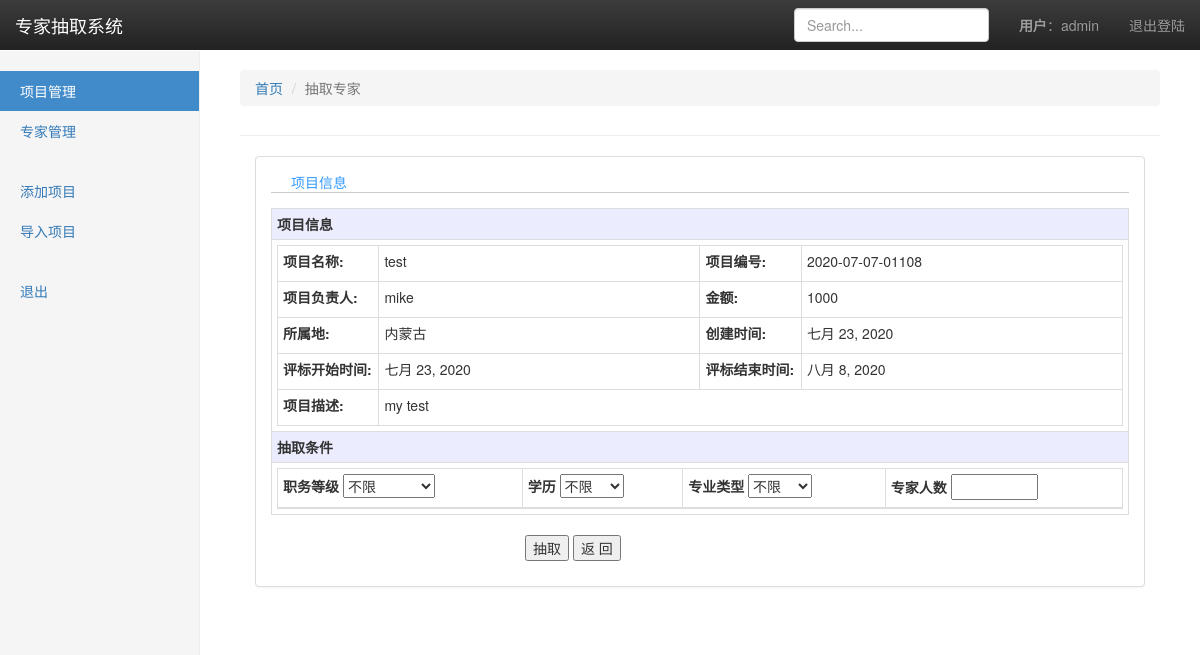
Page /program/selectExperts/45 (signed in) on the committed database.
### program/models.py (models this page shows, shortened)
class Program(models.Model):
    id = models.AutoField(primary_key=True)
    visible = models.BooleanField(default=True)
    seq = models.CharField(max_length=100, null=False, verbose_name="项目编号")
    name = models.CharField(max_length=500, verbose_name="项目名称", null=False)
    desp = models.CharField(max_length=1000, verbose_name="项目描述", null=True)
    responser = models.CharField(max_length=100, verbose_name="项目负责人", null=False)
    location = models.CharField(max_length=100, verbose_name="所属地", null=True)
    money = models.CharField(max_length=100, null=True,verbose_name="招标金额")
    program_date = models.DateField(verbose_name="创建时间")
    start_date = models.DateField(verbose_name="评标开始时间")
    end_date = models.DateField(verbose_name="评标截止时间")
    class Meta:
        verbose_name = '项目'
        verbose_name_plural = verbose_name

### program/views.py (the view, shortened to what this page needs)
# urls.py: path('selectExperts/<int:id>', views.program_select_experts, name='selectExperts'),
@login_required()
def program_select_experts(request, id):
    user = User.objects.get(username=request.user.username)
    if user.username != "admin":
        return HttpResponse("您不是管理员，你没有权限抽取专家")
    program = Program.objects.get(id=id)
    if request.method == 'GET':
        return render(request, 'select_expert_template.html', {"program": program})

### template/select_expert_template.html (shortened to what this page needs)
<!DOCTYPE html>
{%load static%}
<html lang="zh-CN">
<head>
  <link rel="stylesheet" href = "{%static 'css/bootstrap.min.css'%}">
  <link rel="stylesheet" href="{%static 'css/bootstrap-theme.min.css'%}">
</head>
<body>
  <nav class="navbar navbar-inverse navbar-fixed-top">
    <div class="container-fluid">
      <div class="navbar-header">
        <a class="navbar-brand" href="#">专家抽取系统</a>
      </div>
      <div id="navbar" class="navbar-collapse collapse">
        <ul class="nav navbar-nav navbar-right">
          {% if user.is_authenticated %}
          <li class="nav-item dropdown">
            <a><strong>用户</strong>：{{ user.username }}</a>
          </li>
          <li class="nav-item dropdown">
            <a href="/experts/login_out/">退出登陆</a>
          </li>
          {% else %}
          <li class="nav-item">
            <a class="nav-link" href="/experts/login/">登录</a>
          </li>
          {% endif %}
        </ul>
        <form class="navbar-form navbar-right">
          <input type="text" class="form-control" placeholder="Search...">
        </form>
      </div>
    </div>
  </nav>
  <div class="container-fluid">
    <div class="row">
      <div class="col-sm-3 col-md-2 sidebar">
        <ul class="nav nav-sidebar">
          <li class="active"><a href="{% url 'index' %}">项目管理<span class="sr-only">(current)</span></a></li>
          <li><a href="{% url 'list' %}">专家管理</a></li>
        </ul>
        <ul class="nav nav-sidebar">
          <li><a href="{% url 'addProgram' %}">添加项目</a></li>
		  <li><a href="{% url 'importProgram' %}">导入项目</a></li>
        </ul>
		<ul class="nav nav-sidebar">
			<li><a href="{% url 'login' %}">退出</a></li>
        </ul>
      </div>
      <div class="col-sm-9 col-sm-offset-3 col-md-10 col-md-offset-2 main">
        <div class="page-header">
          <ol class="breadcrumb">
            <li><a href="/program/list">首页 </a></li>
            <li class="active">抽取专家</li>
          </ol>
        </div>
        <div class="col-md-12">
          <div class="panel panel-default">
            <div class="panel-body table-responsive">
              <div
                style="border-bottom:1px solid #ccc; margin-bottom:15px; color:#3299fd; background-repeat:no-repeat; padding-left:20px; background-position: bottom left;">
                项目信息</div>
              <form id="inputForm" class="form-horizontal" action="" method="post">
                <table class="table table-bordered table-condensed">
                  <tr>
                    <td style="background-color:#ECECFF;">
                      <b>项目信息</b>
                    </td>
                  </tr>
                  <tr>
                    <td>
                      <table class="table table-bordered table-condensed" style="margin-bottom: 0px;">
                        <tr>
                          <td style="width:12%">
                            <label class="tab_control_label">项目名称: </label>
                          </td>
                          <td style="width:38%">
                            {{program.name}}
                          </td>
                          <td style="width:12%"><label class="tab_control_label">项目编号: </label></td>
                          <td style="width:38%">
                            {{program.seq}}
                          </td>
                        </tr>
                        <tr>
                          <td>
                            <label class="tab_control_label">项目负责人: </label>
                          </td>
                          <td>
                            {{program.responser}}
                          </td>
                          <td><label class="tab_control_label">金额: </label></td>
                          <td>
                            {{program.money}}
                          </td>
                        </tr>
                        <tr>
                          <td><label class="tab_control_label">所属地: </label></td>
                          <td>
                            {{program.location}}
                          </td>
                          <td><label class="tab_control_label">创建时间: </label></td>
                          <td>
                            {{program.program_date}}
                          </td>
                        </tr>
                        <tr>
                          <td><label class="tab_control_label">评标开始时间: </label></td>
                          <td>
                            {{program.start_date}}
                          </td>
                          <td><label class="tab_control_label">评标结束时间: </label></td>
                          <td>
                            {{program.end_date}}
                          </td>
                        </tr>
                        <tr>
                          <td><label class="tab_control_label">项目描述: </label></td>
                          <td colspan="3">
                            {{program.desp}}
                          </td>
                        </tr>
                      </table>
                    </td>
                  </tr>
                  <tr>
                    <td style="background-color:#ECECFF;">
                      <b>抽取条件</b>
                    </td>
                  </tr>
                  <tr id="xmbds" style="display:;">
                    <td>
                      <table class="table table-bordered table-condensed" style="margin-bottom: 0px;">
                        <thead>
                          <tr class="table-head-tr-huise">
                            <td>
                              <label for="country">职务等级</label>
                              <select name="level" class="custom-select d-block w-100"
                                id="{{expert_form.level.id_for_label}}" required="">
                                <option value="all">不限</option>
                              </select>
                            </td>
                            <td>
                              <label for="country">学历</label>
                              <select name="degree" class="custom-select d-block w-100"
                                id="{{expert_form.degree.id_for_label}}" required="">
                                <option value="all">不限</option>
                            </td>
                            <td>
                              <label for="country">专业类型</label>
                              <select name="program_type" class="custom-select d-block w-100" id="state" required="">
                                <option value="all">不限</option>
                              </select>
                            </td>
                            <td>
                              <label>专家人数</label>
                                <input id="number" name="number" required="" value="{{number}}" size="8"
                                  onkeyup="if(this.value.length==1){this.value=this.value.replace(/[^1-9]/g,'')}else{this.value=this.value.replace(/\D/g,'')}"
                                  onafterpaste="if(this.value.length==1){this.value=this.value.replace(/[^1-9]/g,'')}else{this.value=this.value.replace(/\D/g,'')}">
                            </td>
                          </tr>
                        </thead>
                      </table>
                    </td>
                  </tr>
                </table>
                <div style="width:350px; display:block; margin:10px auto;">
                  <button type="submit" class="btn-blu-btn">抽取</button>
                  <button type="button" class="btn-cancel" onclick="history.go(-1)">返 回</button>
                </div>
              </form>
            </div>
          </div>
        </div>
      </div>
    </div>
  </div>
</body>
</html>

### template/select_expert_template.html (style rules this page uses)
body { padding-top: 50px; }
.navbar-fixed-top { border: 0; }
.sidebar { display: none; }
@media (min-width: 768px) { .sidebar { position: fixed; top: 51px; bottom: 0; left: 0; z-index: 1000; display: block; padding: 20px; overflow-x: hidden; overflow-y: auto; background-color: #f5f5f5; border-right: 1px solid #eee; } }
.nav-sidebar { margin-right: -21px; margin-bottom: 20px; margin-left: -20px; }
.nav-sidebar>li>a { padding-right: 20px; padding-left: 20px; }
.nav-sidebar>.active>a, .nav-sidebar>.active>a:hover, .nav-sidebar>.active>a:focus { color: #fff; background-color: #428bca; }
.main { padding: 20px; }
@media (min-width: 768px) { .main { padding-right: 40px; padding-left: 40px; } }
.main .page-header { margin-top: 0; }

### rows in the picture
Program: name "test", seq "2020-07-07-01108", responser "mike", money "1000", location "内蒙古", program_date "七月 23, 2020", start_date "七月 23, 2020", end_date "八月 8, 2020", desp "my test"

### other values in the picture
{{ user.username }} "admin"
